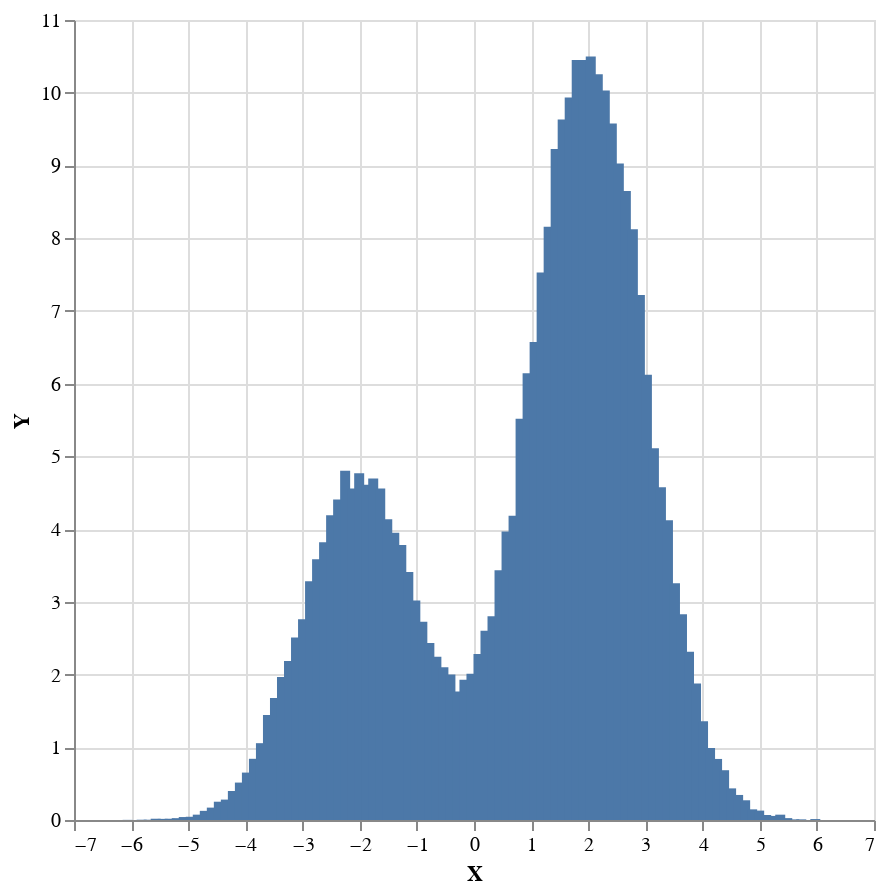

Source (notebook cell):
### Code cell
sampler $ plot . histogramToList . histogram 100 <$> replicateM 100000 (weighted $ posteriorPredictive model [0.1,0.1])

### Figure 1 — Vega-Lite specification as saved in the notebook (floating-point values rounded to 4 significant figures)
{"$schema": "https://vega.github.io/schema/vega-lite/v4.json", "data": {"values": [{"X": -6.062, "Y": 0.001935}, {"X": -5.939, "Y": 0}, {"X": -5.816, "Y": 0.003869}, {"X": -5.693, "Y": 0.003869}, {"X": -5.571, "Y": 0.01741}, {"X": -5.448, "Y": 0.01548}, {"X": -5.325, "Y": 0.01741}, {"X": -5.202, "Y": 0.02515}, {"X": -5.079, "Y": 0.04063}, {"X": -4.957, "Y": 0.04449}, {"X": -4.834, "Y": 0.07351}, {"X": -4.711, "Y": 0.1257}, {"X": -4.588, "Y": 0.1702}, {"X": -4.465, "Y": 0.2515}, {"X": -4.343, "Y": 0.2805}, {"X": -4.22, "Y": 0.3985}, {"X": -4.097, "Y": 0.5146}, {"X": -3.974, "Y": 0.6519}, {"X": -3.851, "Y": 0.8415}, {"X": -3.728, "Y": 1.056}, {"X": -3.606, "Y": 1.443}, {"X": -3.483, "Y": 1.679}, {"X": -3.36, "Y": 1.966}, {"X": -3.237, "Y": 2.186}, {"X": -3.114, "Y": 2.511}, {"X": -2.992, "Y": 2.759}, {"X": -2.869, "Y": 3.283}, {"X": -2.746, "Y": 3.585}, {"X": -2.623, "Y": 3.819}, {"X": -2.5, "Y": 4.19}, {"X": -2.378, "Y": 4.407}, {"X": -2.255, "Y": 4.801}, {"X": -2.132, "Y": 4.558}, {"X": -2.009, "Y": 4.769}, {"X": -1.886, "Y": 4.61}, {"X": -1.764, "Y": 4.696}, {"X": -1.641, "Y": 4.558}, {"X": -1.518, "Y": 4.135}, {"X": -1.395, "Y": 3.949}, {"X": -1.272, "Y": 3.783}, {"X": -1.15, "Y": 3.409}, {"X": -1.027, "Y": 3.02}, {"X": -0.904, "Y": 2.726}, {"X": -0.7812, "Y": 2.433}, {"X": -0.6584, "Y": 2.246}, {"X": -0.5356, "Y": 2.1}, {"X": -0.4128, "Y": 1.999}, {"X": -0.29, "Y": 1.767}, {"X": -0.1672, "Y": 1.929}, {"X": -0.04436, "Y": 2.01}, {"X": 0.07845, "Y": 2.284}, {"X": 0.2012, "Y": 2.601}, {"X": 0.3241, "Y": 2.802}, {"X": 0.4469, "Y": 3.433}, {"X": 0.5697, "Y": 3.967}, {"X": 0.6925, "Y": 4.184}, {"X": 0.8153, "Y": 5.519}, {"X": 0.9381, "Y": 6.142}, {"X": 1.061, "Y": 6.572}, {"X": 1.184, "Y": 7.53}, {"X": 1.306, "Y": 8.158}, {"X": 1.429, "Y": 9.227}, {"X": 1.552, "Y": 9.632}, {"X": 1.675, "Y": 9.934}, {"X": 1.798, "Y": 10.45}, {"X": 1.921, "Y": 10.45}, {"X": 2.043, "Y": 10.5}, {"X": 2.166, "Y": 10.26}, {"X": 2.289, "Y": 10.03}, {"X": 2.412, "Y": 9.575}, {"X": 2.535, "Y": 9.028}, {"X": 2.657, "Y": 8.65}, {"X": 2.78, "Y": 8.124}, {"X": 2.903, "Y": 7.22}, {"X": 3.026, "Y": 6.122}, {"X": 3.149, "Y": 5.111}, {"X": 3.271, "Y": 4.577}, {"X": 3.394, "Y": 4.12}, {"X": 3.517, "Y": 3.255}, {"X": 3.64, "Y": 2.829}, {"X": 3.763, "Y": 2.312}, {"X": 3.885, "Y": 1.877}, {"X": 4.008, "Y": 1.356}, {"X": 4.131, "Y": 0.9903}, {"X": 4.254, "Y": 0.8396}, {"X": 4.377, "Y": 0.6846}, {"X": 4.499, "Y": 0.4348}, {"X": 4.622, "Y": 0.3444}, {"X": 4.745, "Y": 0.2712}, {"X": 4.868, "Y": 0.1464}, {"X": 4.991, "Y": 0.1292}, {"X": 5.113, "Y": 0.06889}, {"X": 5.236, "Y": 0.05597}, {"X": 5.359, "Y": 0.07319}, {"X": 5.482, "Y": 0.02583}, {"X": 5.605, "Y": 0.008611}, {"X": 5.727, "Y": 0.008611}, {"X": 5.85, "Y": 0}, {"X": 5.973, "Y": 0.01292}, {"X": 6.096, "Y": 0}]}, "encoding": {"x": {"field": "X", "type": "quantitative"}, "y": {"field": "Y", "type": "quantitative"}}, "height": 400, "mark": "bar", "width": 400}
